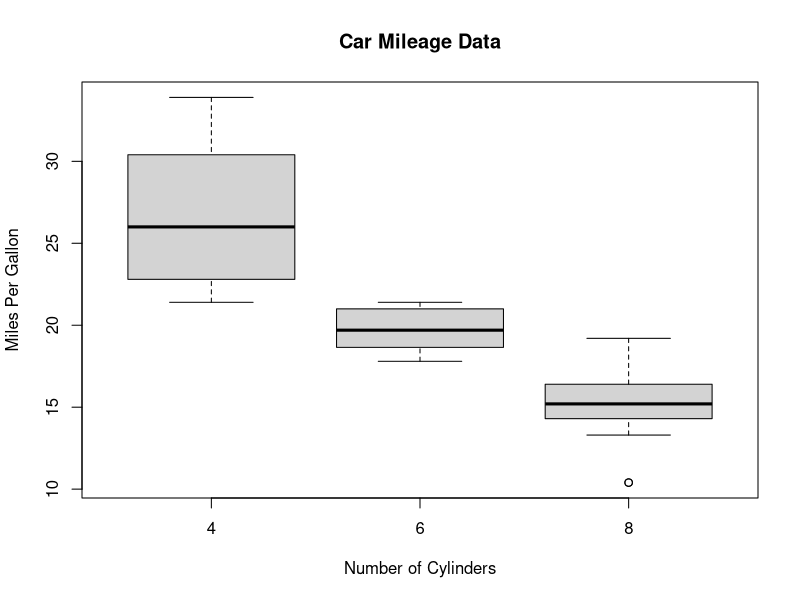
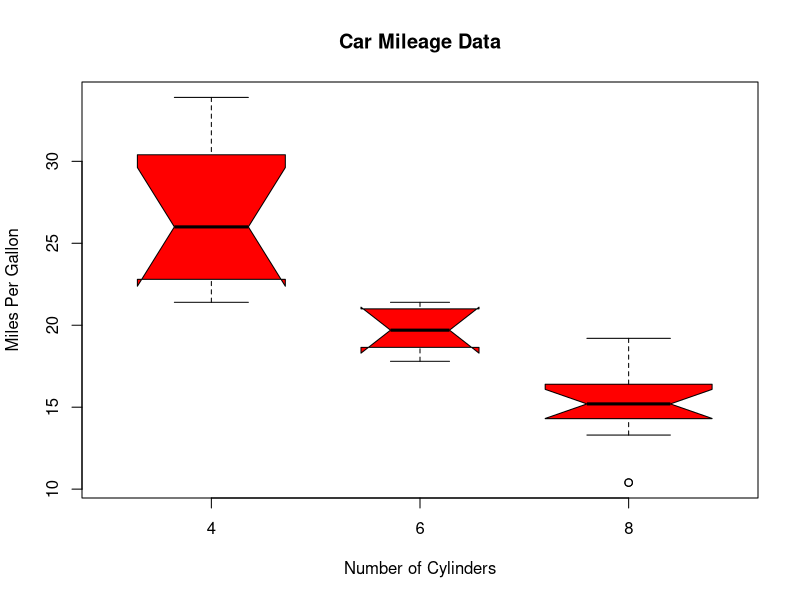
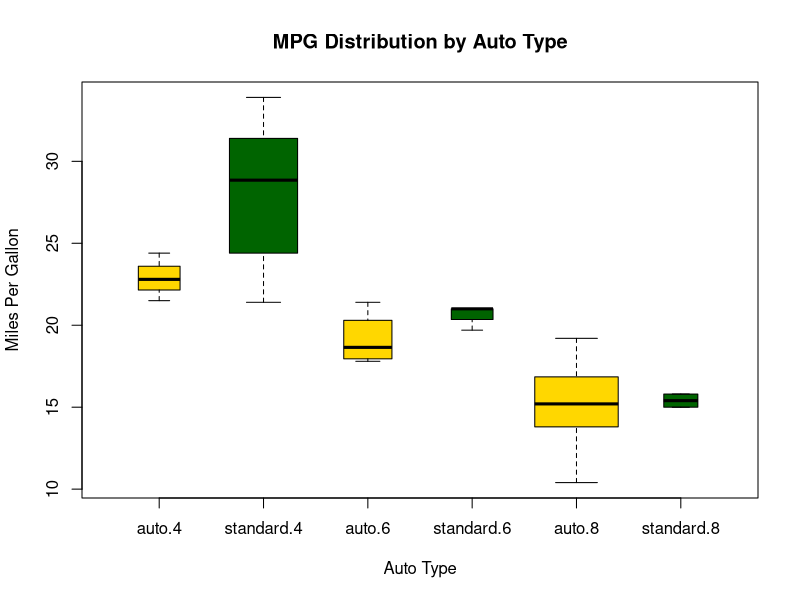

Recreate these plots in R, in order.
boxplot(mpg ~ cyl, data = mtcars,
  main = "Car Mileage Data",
  xlab = "Number of Cylinders",
  ylab = "Miles Per Gallon")


boxplot(mpg ~ cyl, data = mtcars,
  notch = TRUE,
  varwidth = TRUE,
  col = "red",
  main = "Car Mileage Data",
  xlab = "Number of Cylinders",
  ylab = "Miles Per Gallon")

mtcars$cyl.f <- factor(mtcars$cyl,
	levels = c(4, 6, 8),
	labels = c("4", "6", "8"))

mtcars$am.f <- factor(mtcars$am,
	levels = c(0, 1),
	labels = c("auto", "standard"))

boxplot(mpg ~ am.f * cyl.f,
  data = mtcars,
  varwidth = TRUE,
  col = c("gold", "darkgreen"),
  main = "MPG Distribution by Auto Type",
  xlab = "Auto Type",
  ylab = "Miles Per Gallon")

